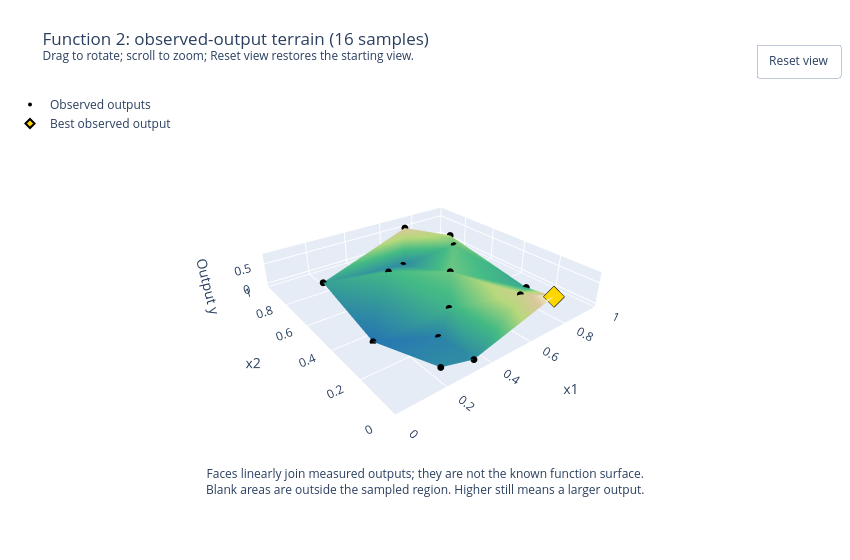

This figure's notebook cell:
### Code cell
# This renderer joins measured heights; it does not fit a model.
terrain_fig = plot_observed_terrain(
    review["inputs"].to_numpy(), review["outputs"].to_numpy(),
    title=f"Function {FUNCTION_NUMBER}: observed-output terrain ({len(review['data'])} samples)",
    save_to=FIGURES_DIR / "observed-output-terrain.html", **TERRAIN_SETTINGS,
)
terrain_fig.show(config={**PLOT_CONFIG, "responsive": TERRAIN_SETTINGS["width"] is None})

### Figure 1 — Plotly figure (JSON) as saved in the notebook; plotly's stock layout.template omitted (floating-point values rounded to 4 significant figures)
{"data": [{"colorscale": [[0, "#2475b0"], [0.4, "#42b983"], [0.65, "#b6d77a"], [0.85, "#d9c69c"], [1, "#fffde0"]], "flatshading": true, "hoverinfo": "skip", "i": [3, 12, 3, 12, 0, 0, 6, 5, 6, 9, 5, 3, 10, 9, 4, 0, 4, 6, 7, 4, 11, 8], "intensity": [0.539, 0.4206, -0.06562, 0.294, 0.215, 0.02311, 0.2446, 0.03875, -0.01386, 0.6112, 0.2834, 0.0311, 0.1561, 0.1312, 0.3225, 0.7231], "intensitymode": "vertex", "j": [12, 3, 5, 0, 12, 7, 5, 6, 13, 10, 9, 9, 9, 3, 0, 4, 6, 4, 8, 8, 8, 4], "k": [1, 14, 14, 15, 14, 15, 13, 14, 2, 13, 13, 5, 1, 1, 14, 7, 2, 14, 11, 7, 2, 2], "name": "Joined observations", "showscale": false, "type": "mesh3d", "x": [0.6658, 0.8778, 0.1427, 0.8453, 0.4546, 0.5777, 0.4382, 0.3417, 0.3386, 0.7026, 0.775, 0.2282, 0.8356, 0.1795, 0.6362, 0.7005], "y": [0.124, 0.7786, 0.349, 0.7111, 0.2905, 0.772, 0.685, 0.0287, 0.2139, 0.9266, 0.95, 0.06664, 0.2329, 0.8087, 0.4956, 0.000114], "z": [0.539, 0.4206, -0.06562, 0.294, 0.215, 0.02311, 0.2446, 0.03875, -0.01386, 0.6112, 0.2834, 0.0311, 0.1561, 0.1312, 0.3225, 0.7231]}, {"customdata": [0.539, 0.4206, -0.06562, 0.294, 0.215, 0.02311, 0.2446, 0.03875, -0.01386, 0.6112, 0.2834, 0.0311, 0.1561, 0.1312, 0.3225, 0.7231], "hovertemplate": "x1=%{x:.4f}<br>x2=%{y:.4f}<br>Output y=%{customdata:.3e}<extra></extra>", "marker": {"color": "black", "size": 4}, "mode": "markers", "name": "Observed outputs", "type": "scatter3d", "x": [0.6658, 0.8778, 0.1427, 0.8453, 0.4546, 0.5777, 0.4382, 0.3417, 0.3386, 0.7026, 0.775, 0.2282, 0.8356, 0.1795, 0.6362, 0.7005], "y": [0.124, 0.7786, 0.349, 0.7111, 0.2905, 0.772, 0.685, 0.0287, 0.2139, 0.9266, 0.95, 0.06664, 0.2329, 0.8087, 0.4956, 0.000114], "z": [0.539, 0.4206, -0.06562, 0.294, 0.215, 0.02311, 0.2446, 0.03875, -0.01386, 0.6112, 0.2834, 0.0311, 0.1561, 0.1312, 0.3225, 0.7231]}, {"customdata": [0.7231], "hovertemplate": "Best observed output: %{customdata:.3e}<extra></extra>", "marker": {"color": "gold", "line": {"color": "black", "width": 2}, "size": 7, "symbol": "diamond"}, "mode": "markers", "name": "Best observed output", "type": "scatter3d", "x": [0.7005], "y": [0.000114], "z": [0.7231]}], "layout": {"annotations": [{"showarrow": false, "text": "Faces linearly join measured outputs; they are not the known function surface.<br>Blank areas are outside the sampled region. Higher still means a larger output.", "x": 0.5, "xref": "paper", "y": -0.08, "yref": "paper"}], "autosize": false, "height": 560, "legend": {"x": 0, "y": 1}, "margin": {"b": 90, "l": 10, "r": 10, "t": 90}, "scene": {"aspectmode": "manual", "aspectratio": {"x": 1, "y": 1, "z": 0.16}, "camera": {"center": {"x": 0, "y": 0, "z": 0}, "eye": {"x": -1.05, "y": -1.35, "z": 0.9}, "projection": {"type": "perspective"}, "up": {"x": 0, "y": 0, "z": 1}}, "dragmode": "orbit", "xaxis": {"range": [0, 1], "title": {"text": "x1"}}, "yaxis": {"range": [0, 1], "title": {"text": "x2"}}, "zaxis": {"nticks": 3, "tickmode": "auto", "title": {"text": "Output y"}}}, "title": {"text": "Function 2: observed-output terrain (16 samples)<br><sup>Drag to rotate; scroll to zoom; Reset view restores the starting view.</sup>"}, "updatemenus": [{"buttons": [{"args": [{"scene.camera": {"center": {"x": 0, "y": 0, "z": 0}, "eye": {"x": -1.05, "y": -1.35, "z": 0.9}, "projection": {"type": "perspective"}, "up": {"x": 0, "y": 0, "z": 1}}}], "label": "Reset view", "method": "relayout"}], "showactive": false, "type": "buttons", "x": 1, "xanchor": "right", "y": 1.12, "yanchor": "top"}], "width": 850}}
